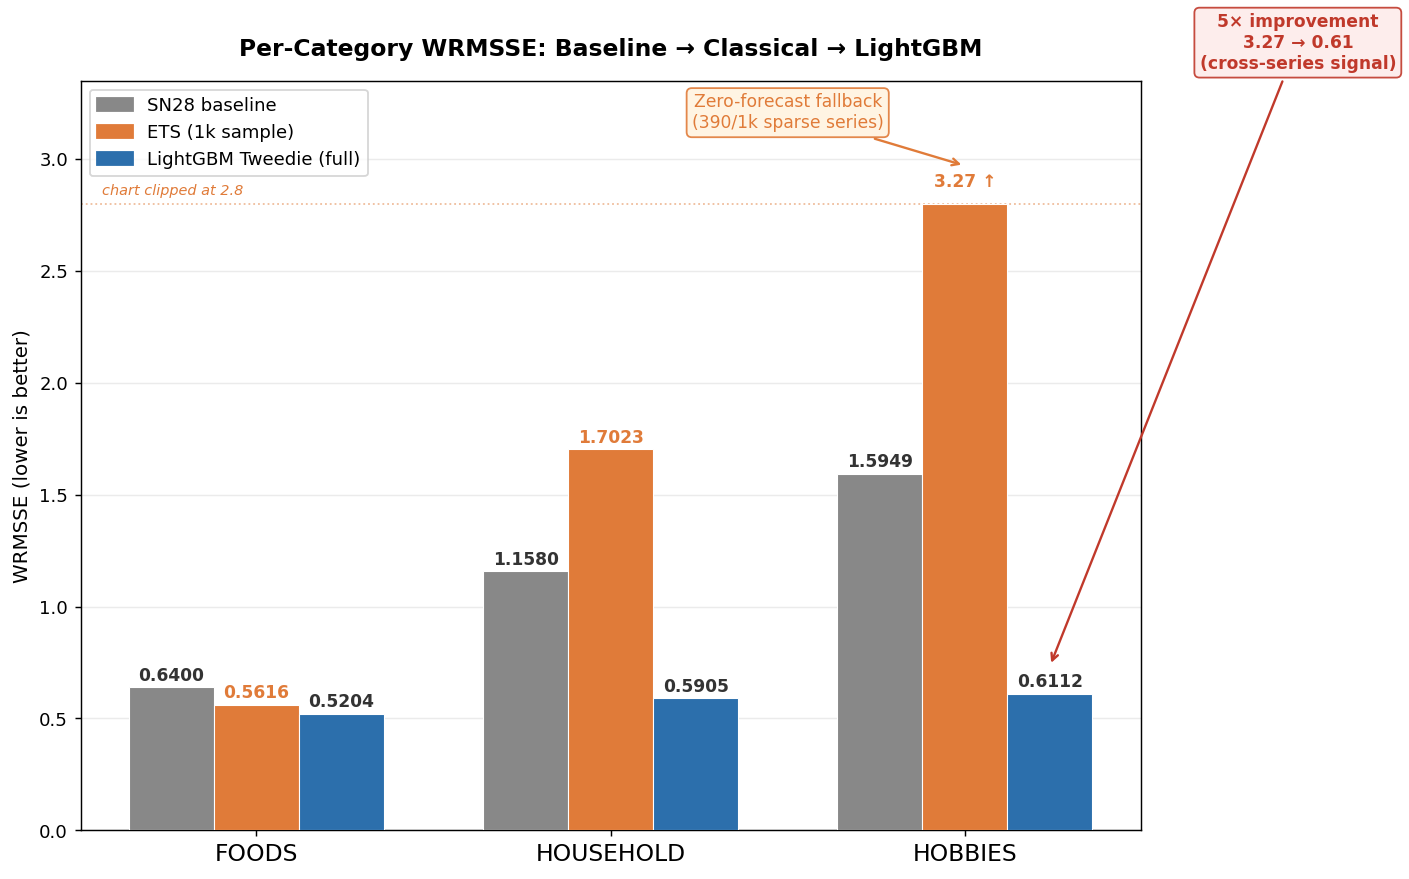

Python code for this plot:
"""
Chart: Per-category WRMSSE — Baseline → Classical → LightGBM.

Three grouped bars per category. ETS HOBBIES bar is clipped at 2.80
with an overflow label showing the true value (3.27).
"""
import sys, os
sys.path.insert(0, os.path.join(os.path.dirname(__file__), "..", ".."))

import numpy as np
import matplotlib.patches as mpatches

from src.shelfsense.visualization.charts import (
    ChartCanvas, BLUE, ORANGE, GREEN, RED, GREY,
)

CHARTS = os.path.dirname(os.path.abspath(__file__))

categories  = ["FOODS", "HOUSEHOLD", "HOBBIES"]
sn28_scores = np.array([0.6400, 1.1580, 1.5949])
ets_scores  = np.array([0.5616, 1.7023, 3.2663])
lgbm_scores = np.array([0.5204, 0.5905, 0.6112])

CLIP = 2.80
x    = np.arange(len(categories), dtype=float)
w    = 0.24

canvas = ChartCanvas(figsize=(11, 7),
                     title="Per-Category WRMSSE: Baseline → Classical → LightGBM",
                     ylabel="WRMSSE (lower is better)")

canvas.add_bars(x - w, sn28_scores, colors=[GREY]   * 3, width=w, value_size=9.5)
canvas.add_bars(x,     np.minimum(ets_scores, CLIP),
                colors=[ORANGE] * 3, width=w, value_size=9.5, value_labels=False)
canvas.add_bars(x + w, lgbm_scores, colors=[BLUE]   * 3, width=w, value_size=9.5)

# Manual ETS value labels (clipped bar needs special handling)
for i, v in enumerate(ets_scores):
    if v > CLIP:
        canvas.add_bar_label(float(x[i]), CLIP, "3.27 ↑", color=ORANGE, pad=0.06)
    else:
        canvas.add_bar_label(float(x[i]), v, f"{v:.4f}", color=ORANGE, pad=0.012)

canvas.set_ylim(0, 3.35)
canvas.set_xticks(x, categories, fontsize=13)

# Clip reference line
canvas.add_hline(CLIP, color=ORANGE, lw=1.0, ls=":", alpha=0.5)
canvas.ax.text(0.02, CLIP + 0.04, f"chart clipped at {CLIP}", color=ORANGE,
               fontsize=8, fontstyle="italic",
               transform=canvas.ax.get_yaxis_transform())

# Callouts — x_offset spreads the text boxes so they don't overlap;
# both targets use bar_top_for_arrow() so arrow tips clear the value-label zone.
# ETS callout arrow: (1.5, cursor) → (2.0, safe_y) — short diagonal above all bars.
# LightGBM callout arrow: (2.94, cursor) → (2.24, safe_y) — short diagonal above all bars.
canvas.add_callout(
    target_x=float(x[2]),           # ETS HOBBIES bar center (clipped at CLIP)
    target_y=canvas.bar_top_for_arrow(float(x[2])),
    text="Zero-forecast fallback\n(390/1k sparse series)",
    placement="top", x_offset=-0.5,
    color=ORANGE, fontsize=9.5,
)
canvas.add_callout(
    target_x=float(x[2]) + w,       # LightGBM HOBBIES bar center
    target_y=canvas.bar_top_for_arrow(float(x[2]) + w),
    text="5× improvement\n3.27 → 0.61\n(cross-series signal)",
    placement="top", x_offset=0.7,
    color=RED, fontsize=9.5, fontweight="bold",
)

canvas.ax.legend(handles=[
    mpatches.Patch(color=GREY,   label="SN28 baseline"),
    mpatches.Patch(color=ORANGE, label="ETS (1k sample)"),
    mpatches.Patch(color=BLUE,   label="LightGBM Tweedie (full)"),
], fontsize=10, loc="upper left")

canvas.save(os.path.join(CHARTS, "per_category_journey.png"), bottom_adjust=0.08)
